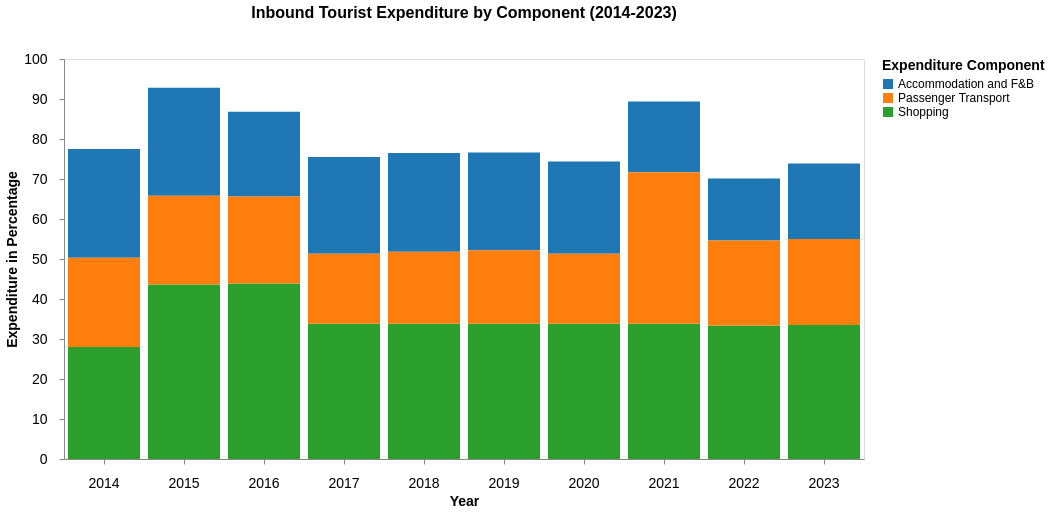

Describe this chart as a Vega-Lite specification.
### Vega-Lite specification from a JSON file in a GitHub repository (floating-point values rounded to 4 significant figures)
{"$schema": "https://vega.github.io/schema/vega-lite/v5.json", "title": {"text": "Inbound Tourist Expenditure by Component (2014-2023)", "fontSize": 16, "anchor": "middle", "fontWeight": "bold", "subtitle": " ", "subtitlePadding": 16}, "width": 800, "height": 400, "data": {"values": [{"Year": "2014", "Component": "Shopping", "Expenditure": 28}, {"Year": "2014", "Component": "Accommodation and F&B", "Expenditure": 27.2}, {"Year": "2014", "Component": "Passenger Transport", "Expenditure": 22.3}, {"Year": "2015", "Component": "Shopping", "Expenditure": 43.6}, {"Year": "2015", "Component": "Accommodation and F&B", "Expenditure": 27}, {"Year": "2015", "Component": "Passenger Transport", "Expenditure": 22.2}, {"Year": "2016", "Component": "Shopping", "Expenditure": 43.9}, {"Year": "2016", "Component": "Accommodation and F&B", "Expenditure": 21.2}, {"Year": "2016", "Component": "Passenger Transport", "Expenditure": 21.7}, {"Year": "2017", "Component": "Shopping", "Expenditure": 33.8}, {"Year": "2017", "Component": "Accommodation and F&B", "Expenditure": 24.2}, {"Year": "2017", "Component": "Passenger Transport", "Expenditure": 17.5}, {"Year": "2018", "Component": "Shopping", "Expenditure": 33.8}, {"Year": "2018", "Component": "Accommodation and F&B", "Expenditure": 24.7}, {"Year": "2018", "Component": "Passenger Transport", "Expenditure": 18}, {"Year": "2019", "Component": "Shopping", "Expenditure": 33.8}, {"Year": "2019", "Component": "Accommodation and F&B", "Expenditure": 24.4}, {"Year": "2019", "Component": "Passenger Transport", "Expenditure": 18.4}, {"Year": "2020", "Component": "Shopping", "Expenditure": 33.8}, {"Year": "2020", "Component": "Accommodation and F&B", "Expenditure": 23.1}, {"Year": "2020", "Component": "Passenger Transport", "Expenditure": 17.5}, {"Year": "2021", "Component": "Shopping", "Expenditure": 33.8}, {"Year": "2021", "Component": "Accommodation and F&B", "Expenditure": 17.7}, {"Year": "2021", "Component": "Passenger Transport", "Expenditure": 37.9}, {"Year": "2022", "Component": "Shopping", "Expenditure": 33.4}, {"Year": "2022", "Component": "Accommodation and F&B", "Expenditure": 15.5}, {"Year": "2022", "Component": "Passenger Transport", "Expenditure": 21.2}, {"Year": "2023", "Component": "Shopping", "Expenditure": 33.5}, {"Year": "2023", "Component": "Accommodation and F&B", "Expenditure": 18.9}, {"Year": "2023", "Component": "Passenger Transport", "Expenditure": 21.5}]}, "params": [{"name": "yearSelect", "value": "All", "bind": {"input": "select", "options": ["All", "2014", "2015", "2016", "2017", "2018", "2019", "2020", "2021", "2022", "2023"], "name": "Select Year"}}], "mark": "bar", "encoding": {"x": {"field": "Year", "type": "ordinal", "title": "Year", "axis": {"labelAngle": 0, "labelFontSize": 14, "titleFontSize": 14, "labelPadding": 12, "grid": false}}, "y": {"field": "Expenditure", "type": "quantitative", "title": "Expenditure in Percentage", "axis": {"labelPadding": 12, "labelFontSize": 14, "titleFontSize": 14, "grid": false}, "scale": {"domain": [0, 100]}}, "color": {"field": "Component", "type": "nominal", "title": "Expenditure Component", "scale": {"scheme": "category10"}, "legend": {"title": "Expenditure Component", "orient": "right", "labelFontSize": 12, "titleFontSize": 14, "labelPadding": 12}}, "opacity": {"condition": [{"test": "yearSelect == 'All'", "value": 1}, {"test": "datum.Year == yearSelect", "value": 1}], "value": 0.3}, "tooltip": [{"field": "Year", "title": "Year"}, {"field": "Component", "title": "Expenditure Component"}, {"field": "Expenditure", "title": "Expenditure in Percentage", "format": ".2f"}]}}
